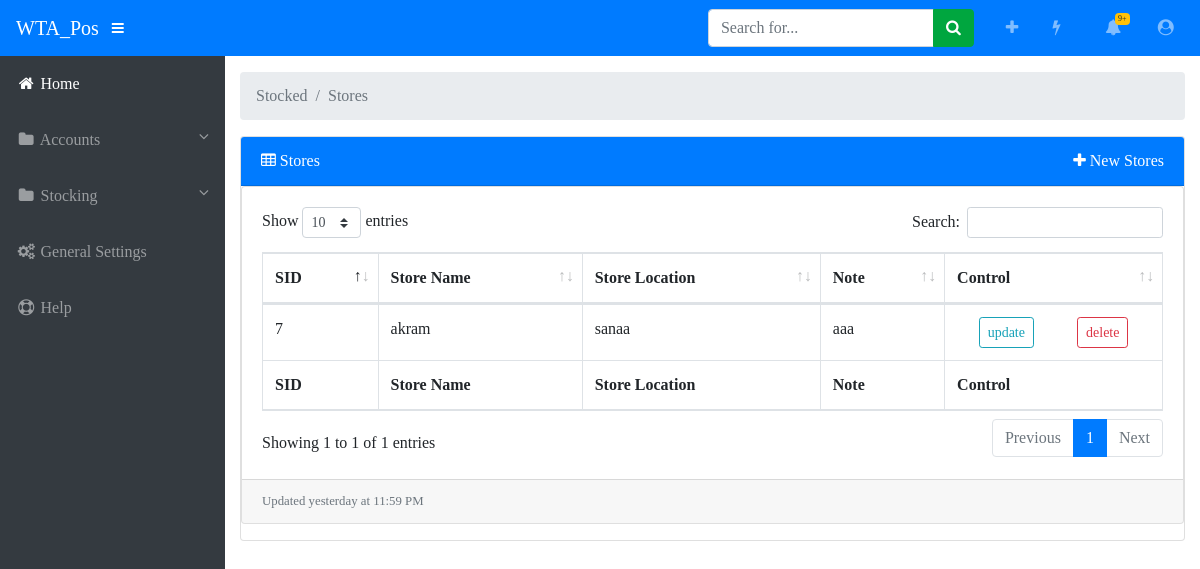
The app's page /Stocked/Stores/, older data.
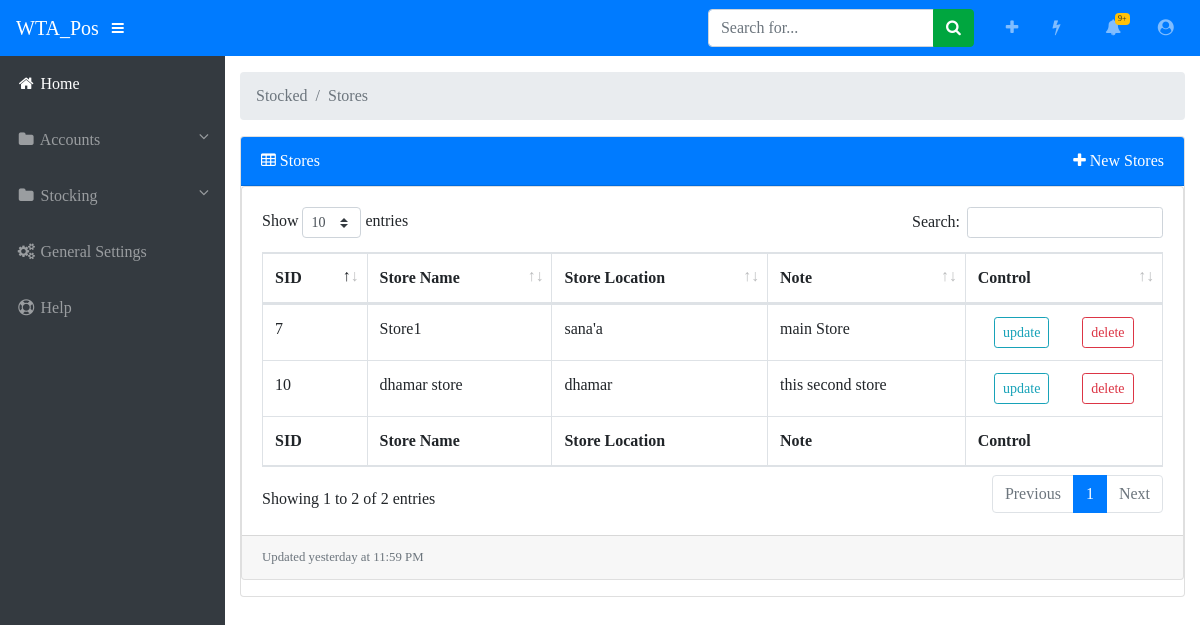
The same page, newer data.
### Stocked/models.py (models this page shows, shortened)
class Store(models.Model):
    name = models.CharField(max_length=32)
    location = models.CharField(max_length=64)
    note = models.TextField()

### Stocked/views.py (the view)
# urls.py: path('<template_name>/',views.listView.as_view(),name='accounts'),
class listView(ListView):
    template_name ='Stocked.html'
    def get_queryset(self) :
        model = get_list_by_template_name(self.kwargs['template_name'])
        return model.objects.all()
    def get_context_data(self):
        template_name = self.kwargs['template_name']
        object_lIst = self.get_queryset()
        Context ={'template':template_name,
              'Breadcrumbs':['Stocked',template_name],
              'object_list' : object_lIst}
        return Context

### Stocked/utility.py (called while the page is built)
def get_list_by_template_name(template_name)->models:
    if template_name in models_dict :
        return models_dict[template_name]
    else:
        return None

### Stocked/templates/Stocked.html
{% extends 'Home.html' %}
{% block content %}
      <div class="card mb-3">
        {% if template != '' %}
          {% include 'includes/'|add:template|add:'.html' %}
        {% endif %}
      </div>
{% endblock content %}

### Stocked/templates/includes/Stores.html
  <div class="card-body">
  <div class="table-responsive">
    {% if object_list %}
    <table class="table table-bordered" id="dataTable" width="100%" cellspacing="0">
      <thead>
        <tr>
          <th>SID</th>
          <th>Store Name</th>
          <th>Store Location</th>
          <th>Note</th>
          <th>Control</th>
        </tr>
      </thead>
      <tfoot>
        <tr>
          <th>SID</th>
          <th>Store Name</th>
          <th>Store Location</th>
          <th>Note</th>
          <th>Control</th>
      </tfoot>
      <tbody>
        {% for object in object_list %}
          <tr>
            <td>{{object.pk}}</td>
            <td>{{object.name}}</td>
            <td>{{object.location}}</td>
            <td>{{object.note}}</td>
            <td>
              <div class="d-flex justify-content-around">
                <a class="btn btn-sm btn-outline-info" href="{% url 'Stocked:update' 'Stores' object.pk %}">update</a>
                <a class="btn btn-sm btn-outline-danger" href="{% url 'Stocked:delete' 'Stores' object.pk %}">delete</a>
              </div>
            </td>
          </tr>
        {%  endfor %}
      </tbody>
    </table>
    {% else %}
      <p>No {{template}}!!!</p>
    {% endif %}
  </div>
  </div>
  <div class="card-footer small text-muted">Updated yesterday at 11:59 PM</div>

Row changes from the older to the newer data that the page shows:
changed Store id 7: name "akram" → "Store1"; location "sanaa" → "sana'a"; note "aaa" → "main Store"
added Store: pk "10", name "dhamar store", location "dhamar", note "this second store"
Text that changed along with them:
text written by a page script: "Show entries Search: Showing 1 to 1 of 1 entries Previous 1 Next" → "Show entries Search: Showing 1 to 2 of 2 entries Previous 1 Next"
